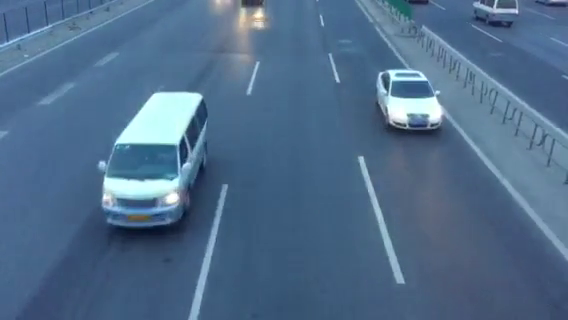
//> input picture Mycode/day4/Debug/73.bmp, 568 x 320 px
$ ./main   (built with g++ and OpenCV 4)
//> lines starting //> are read from the running program, lines starting //| are printed output that depends on the picture
// [76 lines of commented-out code are left out]


#include"opencv2/opencv.hpp"

using namespace cv;

void main()
{
	Mat src1=imread("73.bmp");
//> src1 is the input picture: 320 rows x 568 cols, CV_8UC3; mean B, G, R 138.4, 108.6, 79.4
	Mat src2=imread("82.bmp");
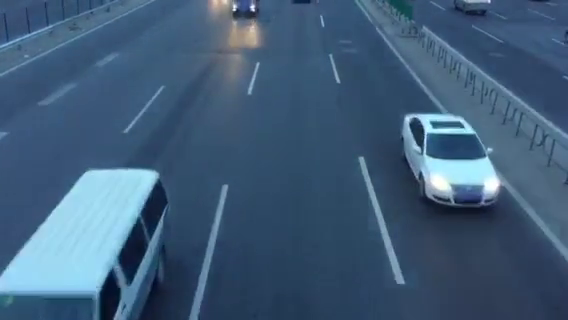
//> input picture Mycode/day4/Debug/82.bmp, 568 x 320 px
//> src2 is the input picture: 320 rows x 568 cols, CV_8UC3; mean B, G, R 120.2, 92.6, 64.3
	Mat dst;

	addWeighted(src1,0.5,src2,0.5,0,dst);
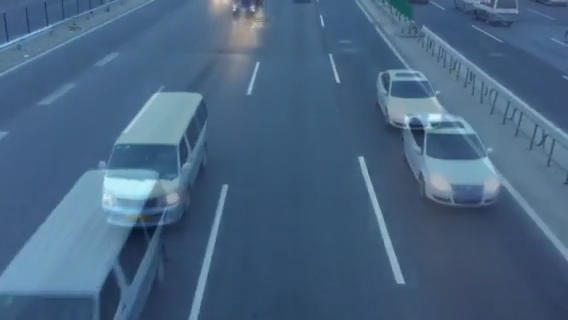
//> dst: 320 rows x 568 cols, CV_8UC3; mean B, G, R 129.3, 100.6, 71.9

	//absdiff(src1,src2,dst);
	imshow("dst",dst);
	if(27==waitKey(0))
//> the space key is pressed
		return;


}
